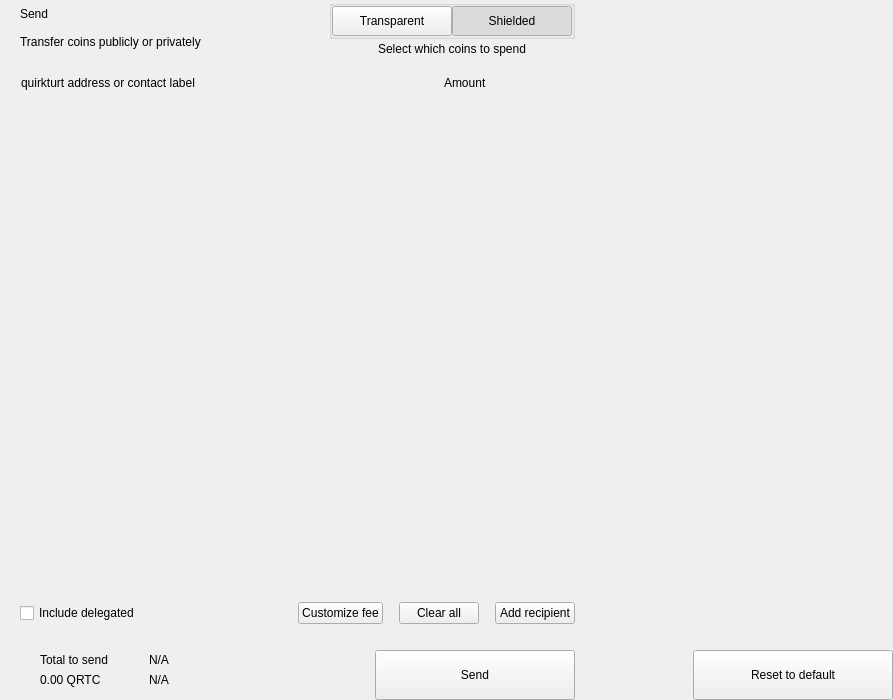
<?xml version="1.0" encoding="UTF-8"?>
<ui version="4.0">
 <class>send</class>
 <widget class="QWidget" name="send">
  <property name="geometry">
   <rect>
    <x>0</x>
    <y>0</y>
    <width>893</width>
    <height>700</height>
   </rect>
  </property>
  <property name="windowTitle">
   <string>Form</string>
  </property>
  <layout class="QHBoxLayout" name="horizontalLayout_2" stretch="2,1">
   <property name="spacing">
    <number>0</number>
   </property>
   <property name="leftMargin">
    <number>0</number>
   </property>
   <property name="topMargin">
    <number>0</number>
   </property>
   <property name="rightMargin">
    <number>0</number>
   </property>
   <property name="bottomMargin">
    <number>0</number>
   </property>
   <item>
    <widget class="QWidget" name="left" native="true">
     <layout class="QVBoxLayout" name="verticalLayout_3">
      <property name="spacing">
       <number>0</number>
      </property>
      <property name="leftMargin">
       <number>0</number>
      </property>
      <property name="topMargin">
       <number>0</number>
      </property>
      <property name="rightMargin">
       <number>0</number>
      </property>
      <property name="bottomMargin">
       <number>0</number>
      </property>
      <item>
       <layout class="QVBoxLayout" name="verticalLayout_22" stretch="0,0,0,1,0,0,0,0">
        <property name="spacing">
         <number>0</number>
        </property>
        <item>
         <layout class="QHBoxLayout" name="horizontalLayout_3">
          <property name="spacing">
           <number>0</number>
          </property>
          <property name="leftMargin">
           <number>20</number>
          </property>
          <property name="rightMargin">
           <number>20</number>
          </property>
          <item>
           <layout class="QVBoxLayout" name="verticalLayout">
            <property name="spacing">
             <number>0</number>
            </property>
            <item>
             <widget class="QLabel" name="labelTitle">
              <property name="text">
               <string>Send</string>
              </property>
              <property name="alignment">
               <set>Qt::AlignLeading|Qt::AlignLeft|Qt::AlignVCenter</set>
              </property>
             </widget>
            </item>
            <item>
             <widget class="QLabel" name="labelSubtitle1">
              <property name="text">
               <string>Transfer coins publicly or privately</string>
              </property>
             </widget>
            </item>
           </layout>
          </item>
          <item>
           <spacer name="horizontalSpacer">
            <property name="orientation">
             <enum>Qt::Horizontal</enum>
            </property>
            <property name="sizeHint" stdset="0">
             <size>
              <width>40</width>
              <height>20</height>
             </size>
            </property>
           </spacer>
          </item>
          <item>
           <layout class="QVBoxLayout" name="verticalLayout_6">
            <property name="spacing">
             <number>3</number>
            </property>
            <item alignment="Qt::AlignHCenter">
             <widget class="QGroupBox" name="groupBox">
              <property name="styleSheet">
               <string notr="true">#groupBox{
padding-top:2px;
}</string>
              </property>
              <property name="title">
               <string/>
              </property>
              <property name="alignment">
               <set>Qt::AlignCenter</set>
              </property>
              <layout class="QHBoxLayout" name="horizontalLayout_4">
               <property name="spacing">
                <number>0</number>
               </property>
               <property name="leftMargin">
                <number>0</number>
               </property>
               <property name="topMargin">
                <number>0</number>
               </property>
               <property name="rightMargin">
                <number>0</number>
               </property>
               <property name="bottomMargin">
                <number>0</number>
               </property>
               <item>
                <widget class="QPushButton" name="pushLeft">
                 <property name="minimumSize">
                  <size>
                   <width>120</width>
                   <height>30</height>
                  </size>
                 </property>
                 <property name="maximumSize">
                  <size>
                   <width>120</width>
                   <height>30</height>
                  </size>
                 </property>
                 <property name="focusPolicy">
                  <enum>Qt::NoFocus</enum>
                 </property>
                 <property name="text">
                  <string>Transparent</string>
                 </property>
                 <property name="checkable">
                  <bool>true</bool>
                 </property>
                 <property name="autoExclusive">
                  <bool>true</bool>
                 </property>
                </widget>
               </item>
               <item>
                <widget class="QPushButton" name="pushRight">
                 <property name="minimumSize">
                  <size>
                   <width>120</width>
                   <height>30</height>
                  </size>
                 </property>
                 <property name="maximumSize">
                  <size>
                   <width>120</width>
                   <height>30</height>
                  </size>
                 </property>
                 <property name="focusPolicy">
                  <enum>Qt::NoFocus</enum>
                 </property>
                 <property name="text">
                  <string>Shielded</string>
                 </property>
                 <property name="checkable">
                  <bool>true</bool>
                 </property>
                 <property name="checked">
                  <bool>true</bool>
                 </property>
                 <property name="autoExclusive">
                  <bool>true</bool>
                 </property>
                </widget>
               </item>
              </layout>
             </widget>
            </item>
            <item alignment="Qt::AlignHCenter|Qt::AlignTop">
             <widget class="QLabel" name="labelSubtitle2">
              <property name="styleSheet">
               <string notr="true"/>
              </property>
              <property name="text">
               <string>Select which coins to spend</string>
              </property>
              <property name="alignment">
               <set>Qt::AlignCenter</set>
              </property>
              <property name="indent">
               <number>0</number>
              </property>
             </widget>
            </item>
           </layout>
          </item>
         </layout>
        </item>
        <item>
         <spacer name="verticalSpacer_2">
          <property name="orientation">
           <enum>Qt::Vertical</enum>
          </property>
          <property name="sizeType">
           <enum>QSizePolicy::Fixed</enum>
          </property>
          <property name="sizeHint" stdset="0">
           <size>
            <width>20</width>
            <height>20</height>
           </size>
          </property>
         </spacer>
        </item>
        <item>
         <layout class="QHBoxLayout" name="horizontalLayout" stretch="6,0,2">
          <property name="spacing">
           <number>0</number>
          </property>
          <property name="leftMargin">
           <number>10</number>
          </property>
          <property name="topMargin">
           <number>0</number>
          </property>
          <property name="rightMargin">
           <number>20</number>
          </property>
          <property name="bottomMargin">
           <number>0</number>
          </property>
          <item>
           <widget class="QLabel" name="labelSubtitleAddress">
            <property name="styleSheet">
             <string notr="true">margin-left:8px;</string>
            </property>
            <property name="text">
             <string>quirkturt address or contact label</string>
            </property>
           </widget>
          </item>
          <item>
           <spacer name="horizontalSpacer_3">
            <property name="orientation">
             <enum>Qt::Horizontal</enum>
            </property>
            <property name="sizeType">
             <enum>QSizePolicy::Fixed</enum>
            </property>
            <property name="sizeHint" stdset="0">
             <size>
              <width>40</width>
              <height>1</height>
             </size>
            </property>
           </spacer>
          </item>
          <item>
           <widget class="QLabel" name="labelSubtitleAmount">
            <property name="text">
             <string>Amount</string>
            </property>
           </widget>
          </item>
         </layout>
        </item>
        <item>
         <widget class="QScrollArea" name="scrollArea">
          <property name="minimumSize">
           <size>
            <width>0</width>
            <height>350</height>
           </size>
          </property>
          <property name="styleSheet">
           <string notr="true">#scrollArea {
            background:transparent;
            margin-top:10px;
}</string>
          </property>
          <property name="horizontalScrollBarPolicy">
           <enum>Qt::ScrollBarAlwaysOff</enum>
          </property>
          <property name="sizeAdjustPolicy">
           <enum>QAbstractScrollArea::AdjustIgnored</enum>
          </property>
          <property name="widgetResizable">
           <bool>true</bool>
          </property>
          <property name="alignment">
           <set>Qt::AlignLeading|Qt::AlignLeft|Qt::AlignTop</set>
          </property>
          <widget class="QWidget" name="scrollAreaWidgetContents">
           <property name="geometry">
            <rect>
             <x>0</x>
             <y>0</y>
             <width>591</width>
             <height>16</height>
            </rect>
           </property>
           <property name="sizePolicy">
            <sizepolicy hsizetype="Preferred" vsizetype="Maximum">
             <horstretch>0</horstretch>
             <verstretch>0</verstretch>
            </sizepolicy>
           </property>
           <property name="autoFillBackground">
            <bool>false</bool>
           </property>
           <property name="styleSheet">
            <string notr="true">#scrollAreaWidgetContents {
             background:transparent;
             }</string>
           </property>
           <layout class="QVBoxLayout" name="verticalLayout_7">
            <property name="spacing">
             <number>0</number>
            </property>
            <property name="sizeConstraint">
             <enum>QLayout::SetDefaultConstraint</enum>
            </property>
            <property name="leftMargin">
             <number>0</number>
            </property>
            <property name="topMargin">
             <number>0</number>
            </property>
            <property name="rightMargin">
             <number>0</number>
            </property>
            <property name="bottomMargin">
             <number>0</number>
            </property>
           </layout>
          </widget>
         </widget>
        </item>
        <item>
         <spacer name="verticalSpacer_4">
          <property name="orientation">
           <enum>Qt::Vertical</enum>
          </property>
          <property name="sizeType">
           <enum>QSizePolicy::Fixed</enum>
          </property>
          <property name="sizeHint" stdset="0">
           <size>
            <width>20</width>
            <height>20</height>
           </size>
          </property>
         </spacer>
        </item>
        <item>
         <layout class="QHBoxLayout" name="horizontalLayout_20">
          <property name="spacing">
           <number>6</number>
          </property>
          <property name="leftMargin">
           <number>20</number>
          </property>
          <property name="rightMargin">
           <number>20</number>
          </property>
          <item>
           <widget class="QCheckBox" name="checkBoxDelegations">
            <property name="layoutDirection">
             <enum>Qt::LeftToRight</enum>
            </property>
            <property name="text">
             <string>Include delegated</string>
            </property>
           </widget>
          </item>
          <item>
           <spacer name="horizontalSpacer_4">
            <property name="orientation">
             <enum>Qt::Horizontal</enum>
            </property>
            <property name="sizeHint" stdset="0">
             <size>
              <width>10</width>
              <height>20</height>
             </size>
            </property>
           </spacer>
          </item>
          <item>
           <widget class="QPushButton" name="pushButtonFee">
            <property name="focusPolicy">
             <enum>Qt::NoFocus</enum>
            </property>
            <property name="text">
             <string>Customize fee</string>
            </property>
           </widget>
          </item>
          <item>
           <spacer name="horizontalSpacer_11">
            <property name="orientation">
             <enum>Qt::Horizontal</enum>
            </property>
            <property name="sizeType">
             <enum>QSizePolicy::Minimum</enum>
            </property>
            <property name="sizeHint" stdset="0">
             <size>
              <width>10</width>
              <height>20</height>
             </size>
            </property>
           </spacer>
          </item>
          <item>
           <widget class="QPushButton" name="pushButtonClear">
            <property name="focusPolicy">
             <enum>Qt::NoFocus</enum>
            </property>
            <property name="layoutDirection">
             <enum>Qt::RightToLeft</enum>
            </property>
            <property name="text">
             <string>Clear all</string>
            </property>
           </widget>
          </item>
          <item>
           <spacer name="horizontalSpacer_6">
            <property name="orientation">
             <enum>Qt::Horizontal</enum>
            </property>
            <property name="sizeType">
             <enum>QSizePolicy::Fixed</enum>
            </property>
            <property name="sizeHint" stdset="0">
             <size>
              <width>10</width>
              <height>20</height>
             </size>
            </property>
           </spacer>
          </item>
          <item>
           <widget class="QPushButton" name="pushButtonAddRecipient">
            <property name="focusPolicy">
             <enum>Qt::NoFocus</enum>
            </property>
            <property name="text">
             <string>Add recipient</string>
            </property>
           </widget>
          </item>
         </layout>
        </item>
        <item>
         <spacer name="verticalSpacer">
          <property name="orientation">
           <enum>Qt::Vertical</enum>
          </property>
          <property name="sizeType">
           <enum>QSizePolicy::Fixed</enum>
          </property>
          <property name="sizeHint" stdset="0">
           <size>
            <width>20</width>
            <height>16</height>
           </size>
          </property>
         </spacer>
        </item>
        <item>
         <layout class="QHBoxLayout" name="horizontalLayout_7">
          <property name="rightMargin">
           <number>20</number>
          </property>
          <item>
           <layout class="QHBoxLayout" name="horizontalLayout_10">
            <property name="spacing">
             <number>0</number>
            </property>
            <property name="leftMargin">
             <number>8</number>
            </property>
            <item>
             <widget class="QStackedWidget" name="stackedWidget">
              <property name="minimumSize">
               <size>
                <width>0</width>
                <height>60</height>
               </size>
              </property>
              <property name="maximumSize">
               <size>
                <width>16777215</width>
                <height>60</height>
               </size>
              </property>
              <widget class="QWidget" name="page1">
               <layout class="QVBoxLayout" name="verticalLayout_71" stretch="0">
                <property name="spacing">
                 <number>6</number>
                </property>
                <property name="leftMargin">
                 <number>12</number>
                </property>
                <property name="topMargin">
                 <number>0</number>
                </property>
                <property name="rightMargin">
                 <number>0</number>
                </property>
                <property name="bottomMargin">
                 <number>0</number>
                </property>
                <item>
                 <widget class="QWidget" name="coinWidget" native="true">
                  <property name="minimumSize">
                   <size>
                    <width>0</width>
                    <height>60</height>
                   </size>
                  </property>
                  <property name="maximumSize">
                   <size>
                    <width>16777215</width>
                    <height>60</height>
                   </size>
                  </property>
                  <layout class="QHBoxLayout" name="horizontalLayout_9">
                   <property name="spacing">
                    <number>0</number>
                   </property>
                   <property name="leftMargin">
                    <number>20</number>
                   </property>
                   <property name="topMargin">
                    <number>10</number>
                   </property>
                   <property name="rightMargin">
                    <number>20</number>
                   </property>
                   <property name="bottomMargin">
                    <number>10</number>
                   </property>
                   <item>
                    <layout class="QVBoxLayout" name="verticalSend">
                     <property name="spacing">
                      <number>0</number>
                     </property>
                     <item>
                      <widget class="QLabel" name="labelTitleTotalSend">
                       <property name="text">
                        <string>Total to send</string>
                       </property>
                      </widget>
                     </item>
                     <item>
                      <widget class="QLabel" name="labelAmountSend">
                       <property name="text">
                        <string notr="true">0.00 QRTC</string>
                       </property>
                      </widget>
                     </item>
                    </layout>
                   </item>
                   <item>
                    <spacer name="horizontalSpacer_9">
                     <property name="orientation">
                      <enum>Qt::Horizontal</enum>
                     </property>
                     <property name="sizeType">
                      <enum>QSizePolicy::Fixed</enum>
                     </property>
                     <property name="sizeHint" stdset="0">
                      <size>
                       <width>20</width>
                       <height>20</height>
                      </size>
                     </property>
                    </spacer>
                   </item>
                   <item>
                    <widget class="QLabel" name="labelLine">
                     <property name="minimumSize">
                      <size>
                       <width>1</width>
                       <height>0</height>
                      </size>
                     </property>
                     <property name="maximumSize">
                      <size>
                       <width>1</width>
                       <height>16777215</height>
                      </size>
                     </property>
                     <property name="text">
                      <string/>
                     </property>
                    </widget>
                   </item>
                   <item>
                    <spacer name="horizontalSpacer_10">
                     <property name="orientation">
                      <enum>Qt::Horizontal</enum>
                     </property>
                     <property name="sizeType">
                      <enum>QSizePolicy::Fixed</enum>
                     </property>
                     <property name="sizeHint" stdset="0">
                      <size>
                       <width>20</width>
                       <height>20</height>
                      </size>
                     </property>
                    </spacer>
                   </item>
                   <item>
                    <layout class="QVBoxLayout" name="verticalRemaining">
                     <property name="spacing">
                      <number>0</number>
                     </property>
                     <item>
                      <widget class="QLabel" name="labelTitleTotalRemaining">
                       <property name="text">
                        <string notr="true">N/A</string>
                       </property>
                      </widget>
                     </item>
                     <item>
                      <widget class="QLabel" name="labelAmountRemaining">
                       <property name="text">
                        <string notr="true">N/A</string>
                       </property>
                      </widget>
                     </item>
                    </layout>
                   </item>
                  </layout>
                 </widget>
                </item>
               </layout>
              </widget>
              <widget class="QWidget" name="page_2"/>
             </widget>
            </item>
           </layout>
          </item>
          <item>
           <spacer name="horizontalSpacer_5">
            <property name="orientation">
             <enum>Qt::Horizontal</enum>
            </property>
            <property name="sizeType">
             <enum>QSizePolicy::Expanding</enum>
            </property>
            <property name="sizeHint" stdset="0">
             <size>
              <width>40</width>
              <height>20</height>
             </size>
            </property>
           </spacer>
          </item>
          <item alignment="Qt::AlignBottom">
           <widget class="QPushButton" name="pushButtonSave">
            <property name="minimumSize">
             <size>
              <width>200</width>
              <height>50</height>
             </size>
            </property>
            <property name="maximumSize">
             <size>
              <width>200</width>
              <height>50</height>
             </size>
            </property>
            <property name="focusPolicy">
             <enum>Qt::NoFocus</enum>
            </property>
            <property name="text">
             <string>Send</string>
            </property>
           </widget>
          </item>
         </layout>
        </item>
       </layout>
      </item>
     </layout>
    </widget>
   </item>
   <item>
    <widget class="QWidget" name="right" native="true">
     <layout class="QVBoxLayout" name="verticalLayout_5">
      <property name="leftMargin">
       <number>0</number>
      </property>
      <property name="topMargin">
       <number>0</number>
      </property>
      <property name="rightMargin">
       <number>0</number>
      </property>
      <property name="bottomMargin">
       <number>0</number>
      </property>
      <item>
       <layout class="QVBoxLayout" name="verticalLayout_4">
        <property name="spacing">
         <number>6</number>
        </property>
        <item>
         <widget class="OptionButton" name="btnCoinControl" native="true">
          <property name="minimumSize">
           <size>
            <width>0</width>
            <height>50</height>
           </size>
          </property>
         </widget>
        </item>
        <item>
         <widget class="OptionButton" name="btnChangeAddress" native="true">
          <property name="minimumSize">
           <size>
            <width>0</width>
            <height>50</height>
           </size>
          </property>
         </widget>
        </item>
        <item>
         <widget class="OptionButton" name="btnUri" native="true">
          <property name="minimumSize">
           <size>
            <width>0</width>
            <height>50</height>
           </size>
          </property>
         </widget>
        </item>
        <item>
         <widget class="OptionButton" name="btnShieldCoins" native="true">
          <property name="minimumSize">
           <size>
            <width>0</width>
            <height>50</height>
           </size>
          </property>
         </widget>
        </item>
        <item>
         <spacer name="verticalSpacer_5">
          <property name="orientation">
           <enum>Qt::Vertical</enum>
          </property>
          <property name="sizeHint" stdset="0">
           <size>
            <width>20</width>
            <height>40</height>
           </size>
          </property>
         </spacer>
        </item>
        <item>
         <layout class="QHBoxLayout" name="horizontalLayout_8">
          <item>
           <spacer name="horizontalSpacer_7">
            <property name="orientation">
             <enum>Qt::Horizontal</enum>
            </property>
            <property name="sizeHint" stdset="0">
             <size>
              <width>40</width>
              <height>20</height>
             </size>
            </property>
           </spacer>
          </item>
          <item>
           <widget class="QPushButton" name="pushButtonReset">
            <property name="minimumSize">
             <size>
              <width>200</width>
              <height>50</height>
             </size>
            </property>
            <property name="maximumSize">
             <size>
              <width>200</width>
              <height>50</height>
             </size>
            </property>
            <property name="focusPolicy">
             <enum>Qt::NoFocus</enum>
            </property>
            <property name="text">
             <string>Reset to default</string>
            </property>
           </widget>
          </item>
         </layout>
        </item>
       </layout>
      </item>
     </layout>
    </widget>
   </item>
  </layout>
 </widget>
 <customwidgets>
  <customwidget>
   <class>OptionButton</class>
   <extends>QWidget</extends>
   <header>qt/quirkturt/optionbutton.h</header>
   <container>1</container>
  </customwidget>
 </customwidgets>
 <resources/>
 <connections/>
</ui>
